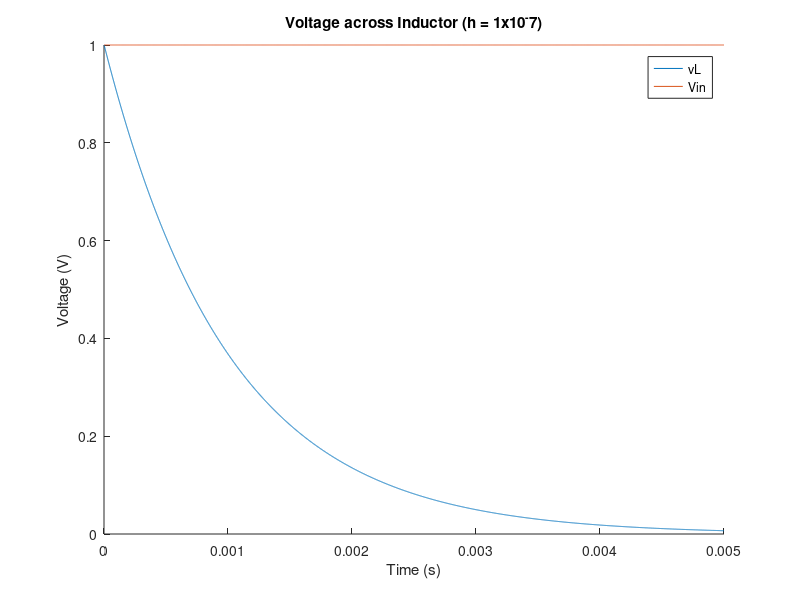
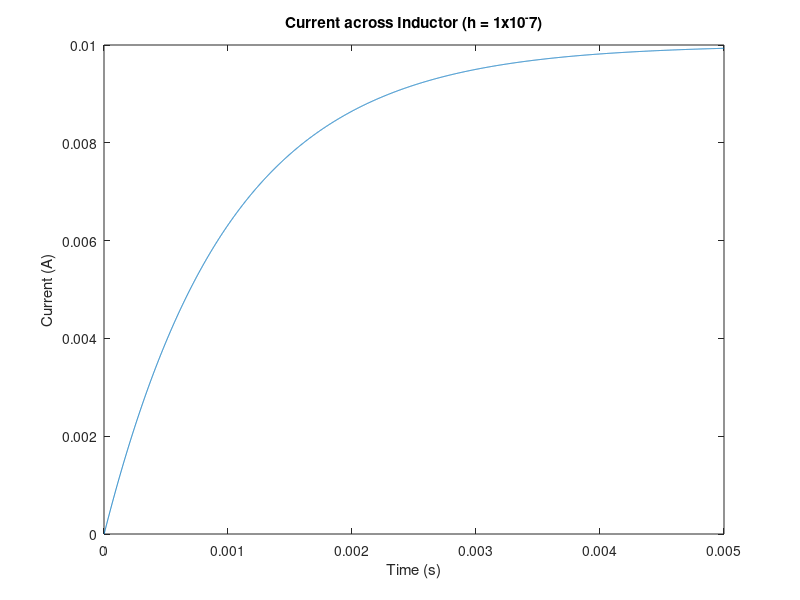

Reproduce these figures in MATLAB, in order.
clc;
clearvars;
close all;

R = 100;
L = 0.1;
h = 1e-6;
vR0 = 0;


Vin = ones(1, 5000);
i = zeros(1, 5000);


for k=1:4999
    i(:,k+1) = (1-(h*R/L))*i(:,k) + (h/L)*Vin(k);
end

vR = i*R;
vL = Vin - vR;

figure;
hold on;
plot(h.*(1:k+1), vL(1, :));
plot(h.*(1:k+1), Vin(1, :));
hold off;
xlabel('Time (s)');
ylabel('Voltage (V)');
legend('vL', 'Vin');
title('Voltage across Inductor (h = 1x10^-7)');

figure;
plot(h.*(1:k+1), i(1, :));
xlabel('Time (s)');
ylabel('Current (A)');
title('Current across Inductor (h = 1x10^-7)');
